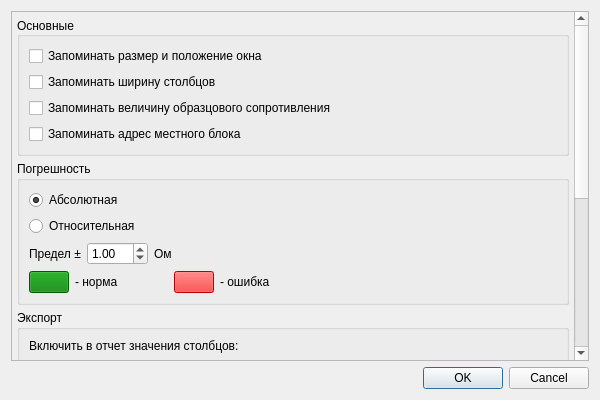
<?xml version="1.0" encoding="UTF-8"?>
<ui version="4.0">
 <class>settings_dialog</class>
 <widget class="QDialog" name="settings_dialog">
  <property name="geometry">
   <rect>
    <x>0</x>
    <y>0</y>
    <width>600</width>
    <height>400</height>
   </rect>
  </property>
  <property name="sizePolicy">
   <sizepolicy hsizetype="Preferred" vsizetype="Preferred">
    <horstretch>0</horstretch>
    <verstretch>0</verstretch>
   </sizepolicy>
  </property>
  <property name="windowTitle">
   <string>Параметры</string>
  </property>
  <layout class="QVBoxLayout" name="verticalLayout_2">
   <item>
    <widget class="QScrollArea" name="scrollarea">
     <property name="sizePolicy">
      <sizepolicy hsizetype="Preferred" vsizetype="Preferred">
       <horstretch>0</horstretch>
       <verstretch>0</verstretch>
      </sizepolicy>
     </property>
     <property name="widgetResizable">
      <bool>true</bool>
     </property>
     <property name="alignment">
      <set>Qt::AlignLeading|Qt::AlignLeft|Qt::AlignTop</set>
     </property>
     <widget class="QWidget" name="scrollarea_widget">
      <property name="geometry">
       <rect>
        <x>0</x>
        <y>-312</y>
        <width>564</width>
        <height>684</height>
       </rect>
      </property>
      <property name="sizePolicy">
       <sizepolicy hsizetype="Preferred" vsizetype="Preferred">
        <horstretch>0</horstretch>
        <verstretch>0</verstretch>
       </sizepolicy>
      </property>
      <layout class="QVBoxLayout" name="verticalLayout">
       <property name="spacing">
        <number>5</number>
       </property>
       <property name="margin">
        <number>5</number>
       </property>
       <item>
        <widget class="QGroupBox" name="main_groupbox">
         <property name="sizePolicy">
          <sizepolicy hsizetype="Expanding" vsizetype="Maximum">
           <horstretch>0</horstretch>
           <verstretch>0</verstretch>
          </sizepolicy>
         </property>
         <property name="title">
          <string>Основные</string>
         </property>
         <property name="alignment">
          <set>Qt::AlignLeading|Qt::AlignLeft|Qt::AlignVCenter</set>
         </property>
         <layout class="QVBoxLayout" name="verticalLayout_4">
          <item>
           <widget class="QCheckBox" name="save_size_checkbox">
            <property name="text">
             <string>Запоминать размер и положение окна</string>
            </property>
           </widget>
          </item>
          <item>
           <widget class="QCheckBox" name="save_width_checkbox">
            <property name="text">
             <string>Запоминать ширину столбцов</string>
            </property>
           </widget>
          </item>
          <item>
           <widget class="QCheckBox" name="save_ref_checkbox">
            <property name="sizePolicy">
             <sizepolicy hsizetype="Minimum" vsizetype="Fixed">
              <horstretch>0</horstretch>
              <verstretch>0</verstretch>
             </sizepolicy>
            </property>
            <property name="text">
             <string>Запоминать величину образцового сопротивления</string>
            </property>
           </widget>
          </item>
          <item>
           <widget class="QCheckBox" name="save_addr_checkbox">
            <property name="text">
             <string>Запоминать адрес местного блока</string>
            </property>
           </widget>
          </item>
         </layout>
        </widget>
       </item>
       <item>
        <widget class="QGroupBox" name="error_groupbox">
         <property name="sizePolicy">
          <sizepolicy hsizetype="Expanding" vsizetype="Minimum">
           <horstretch>0</horstretch>
           <verstretch>0</verstretch>
          </sizepolicy>
         </property>
         <property name="title">
          <string>Погрешность</string>
         </property>
         <layout class="QVBoxLayout" name="verticalLayout_3">
          <item>
           <widget class="QRadioButton" name="abs_radiobutton">
            <property name="text">
             <string>Абсолютная</string>
            </property>
            <property name="checked">
             <bool>true</bool>
            </property>
           </widget>
          </item>
          <item>
           <widget class="QRadioButton" name="rel_radiobutton">
            <property name="text">
             <string>Относительная</string>
            </property>
           </widget>
          </item>
          <item>
           <layout class="QHBoxLayout" name="horizontalLayout">
            <item>
             <widget class="QLabel" name="label">
              <property name="sizePolicy">
               <sizepolicy hsizetype="Minimum" vsizetype="Minimum">
                <horstretch>0</horstretch>
                <verstretch>0</verstretch>
               </sizepolicy>
              </property>
              <property name="text">
               <string>Предел ±</string>
              </property>
             </widget>
            </item>
            <item>
             <widget class="QDoubleSpinBox" name="error_level_doublespinbox">
              <property name="minimum">
               <double>-99.989999999999995</double>
              </property>
              <property name="singleStep">
               <double>0.100000000000000</double>
              </property>
              <property name="value">
               <double>1.000000000000000</double>
              </property>
             </widget>
            </item>
            <item>
             <widget class="QLabel" name="error_units_label">
              <property name="sizePolicy">
               <sizepolicy hsizetype="Maximum" vsizetype="Minimum">
                <horstretch>0</horstretch>
                <verstretch>0</verstretch>
               </sizepolicy>
              </property>
              <property name="text">
               <string>Ом</string>
              </property>
             </widget>
            </item>
            <item>
             <spacer name="horizontalSpacer">
              <property name="orientation">
               <enum>Qt::Horizontal</enum>
              </property>
              <property name="sizeType">
               <enum>QSizePolicy::Expanding</enum>
              </property>
              <property name="sizeHint" stdset="0">
               <size>
                <width>0</width>
                <height>0</height>
               </size>
              </property>
             </spacer>
            </item>
           </layout>
          </item>
          <item>
           <layout class="QHBoxLayout" name="horizontalLayout_2">
            <item>
             <widget class="QPushButton" name="color_norm_button">
              <property name="sizePolicy">
               <sizepolicy hsizetype="Fixed" vsizetype="Fixed">
                <horstretch>0</horstretch>
                <verstretch>0</verstretch>
               </sizepolicy>
              </property>
              <property name="toolTip">
               <string>green</string>
              </property>
              <property name="styleSheet">
               <string notr="true">QPushButton { background-color: green }</string>
              </property>
              <property name="text">
               <string/>
              </property>
             </widget>
            </item>
            <item>
             <widget class="QLabel" name="label_2">
              <property name="text">
               <string>- норма</string>
              </property>
             </widget>
            </item>
            <item>
             <spacer name="horizontalSpacer_3">
              <property name="orientation">
               <enum>Qt::Horizontal</enum>
              </property>
              <property name="sizeType">
               <enum>QSizePolicy::Fixed</enum>
              </property>
              <property name="sizeHint" stdset="0">
               <size>
                <width>50</width>
                <height>0</height>
               </size>
              </property>
             </spacer>
            </item>
            <item>
             <widget class="QPushButton" name="color_error_button">
              <property name="sizePolicy">
               <sizepolicy hsizetype="Fixed" vsizetype="Fixed">
                <horstretch>0</horstretch>
                <verstretch>0</verstretch>
               </sizepolicy>
              </property>
              <property name="toolTip">
               <string>red</string>
              </property>
              <property name="styleSheet">
               <string notr="true">QPushButton { background-color: red}</string>
              </property>
              <property name="text">
               <string/>
              </property>
             </widget>
            </item>
            <item>
             <widget class="QLabel" name="label_3">
              <property name="text">
               <string>- ошибка</string>
              </property>
             </widget>
            </item>
            <item>
             <spacer name="horizontalSpacer_2">
              <property name="orientation">
               <enum>Qt::Horizontal</enum>
              </property>
              <property name="sizeHint" stdset="0">
               <size>
                <width>0</width>
                <height>0</height>
               </size>
              </property>
             </spacer>
            </item>
           </layout>
          </item>
         </layout>
        </widget>
       </item>
       <item>
        <widget class="QGroupBox" name="export_groupbox">
         <property name="title">
          <string>Экспорт</string>
         </property>
         <layout class="QVBoxLayout" name="verticalLayout_5">
          <item>
           <widget class="QLabel" name="label_4">
            <property name="text">
             <string>Включить в отчет значения столбцов:</string>
            </property>
           </widget>
          </item>
          <item>
           <widget class="QCheckBox" name="column1_checkbox">
            <property name="text">
             <string>Образцовое сопротивление, Ом</string>
            </property>
           </widget>
          </item>
          <item>
           <widget class="QCheckBox" name="column2_checkbox">
            <property name="text">
             <string>Измерянное сопротивление, Ом</string>
            </property>
           </widget>
          </item>
          <item>
           <widget class="QCheckBox" name="column3_checkbox">
            <property name="text">
             <string>Погрешность, Ом</string>
            </property>
           </widget>
          </item>
          <item>
           <widget class="QCheckBox" name="column4_checkbox">
            <property name="text">
             <string>Адрес датчика</string>
            </property>
           </widget>
          </item>
          <item>
           <widget class="QCheckBox" name="column5_checkbox">
            <property name="text">
             <string>Ключ тока</string>
            </property>
           </widget>
          </item>
          <item>
           <widget class="QCheckBox" name="column6_checkbox">
            <property name="text">
             <string>Контакт тока</string>
            </property>
           </widget>
          </item>
          <item>
           <widget class="QCheckBox" name="column7_checkbox">
            <property name="text">
             <string>Ключ напряжения</string>
            </property>
           </widget>
          </item>
          <item>
           <widget class="QCheckBox" name="column8_checkbox">
            <property name="text">
             <string>Контакт напряжения</string>
            </property>
           </widget>
          </item>
          <item>
           <widget class="QCheckBox" name="column9_checkbox">
            <property name="text">
             <string>Номер земли</string>
            </property>
           </widget>
          </item>
          <item>
           <widget class="QCheckBox" name="column10_checkbox">
            <property name="text">
             <string>Ключ земли</string>
            </property>
           </widget>
          </item>
          <item>
           <widget class="QCheckBox" name="column11_checkbox">
            <property name="text">
             <string>Контакты земли</string>
            </property>
           </widget>
          </item>
         </layout>
        </widget>
       </item>
       <item>
        <spacer name="verticalSpacer">
         <property name="orientation">
          <enum>Qt::Vertical</enum>
         </property>
         <property name="sizeHint" stdset="0">
          <size>
           <width>0</width>
           <height>0</height>
          </size>
         </property>
        </spacer>
       </item>
      </layout>
     </widget>
    </widget>
   </item>
   <item>
    <widget class="QDialogButtonBox" name="buttonbox">
     <property name="orientation">
      <enum>Qt::Horizontal</enum>
     </property>
     <property name="standardButtons">
      <set>QDialogButtonBox::Cancel|QDialogButtonBox::Ok</set>
     </property>
    </widget>
   </item>
  </layout>
 </widget>
 <resources/>
 <connections>
  <connection>
   <sender>buttonbox</sender>
   <signal>accepted()</signal>
   <receiver>settings_dialog</receiver>
   <slot>accept()</slot>
   <hints>
    <hint type="sourcelabel">
     <x>248</x>
     <y>254</y>
    </hint>
    <hint type="destinationlabel">
     <x>157</x>
     <y>274</y>
    </hint>
   </hints>
  </connection>
  <connection>
   <sender>buttonbox</sender>
   <signal>rejected()</signal>
   <receiver>settings_dialog</receiver>
   <slot>reject()</slot>
   <hints>
    <hint type="sourcelabel">
     <x>316</x>
     <y>260</y>
    </hint>
    <hint type="destinationlabel">
     <x>286</x>
     <y>274</y>
    </hint>
   </hints>
  </connection>
 </connections>
</ui>
